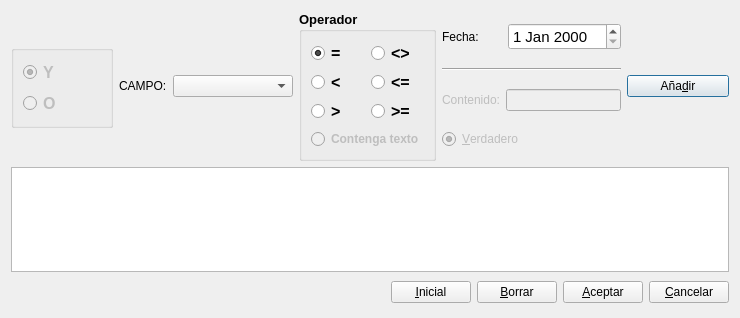
<?xml version="1.0" encoding="UTF-8"?>
<ui version="4.0">
 <author>José Manuel Díez Botella</author>
 <class>filtrodiario</class>
 <widget class="QDialog" name="filtrodiario">
  <property name="geometry">
   <rect>
    <x>0</x>
    <y>0</y>
    <width>740</width>
    <height>318</height>
   </rect>
  </property>
  <property name="windowTitle">
   <string>Editar filtro del diario</string>
  </property>
  <layout class="QVBoxLayout" name="verticalLayout_2">
   <item>
    <layout class="QHBoxLayout" name="horizontalLayout_2">
     <item>
      <layout class="QVBoxLayout">
       <property name="spacing">
        <number>6</number>
       </property>
       <property name="leftMargin">
        <number>0</number>
       </property>
       <property name="topMargin">
        <number>0</number>
       </property>
       <property name="rightMargin">
        <number>0</number>
       </property>
       <property name="bottomMargin">
        <number>0</number>
       </property>
       <item>
        <spacer>
         <property name="orientation">
          <enum>Qt::Vertical</enum>
         </property>
         <property name="sizeHint" stdset="0">
          <size>
           <width>20</width>
           <height>21</height>
          </size>
         </property>
        </spacer>
       </item>
       <item>
        <widget class="QGroupBox" name="yogroupBox">
         <property name="enabled">
          <bool>false</bool>
         </property>
         <property name="title">
          <string/>
         </property>
         <layout class="QVBoxLayout">
          <property name="spacing">
           <number>6</number>
          </property>
          <property name="leftMargin">
           <number>9</number>
          </property>
          <property name="topMargin">
           <number>9</number>
          </property>
          <property name="rightMargin">
           <number>9</number>
          </property>
          <property name="bottomMargin">
           <number>9</number>
          </property>
          <item>
           <widget class="QRadioButton" name="YradioButton">
            <property name="font">
             <font>
              <pointsize>12</pointsize>
              <weight>75</weight>
              <bold>true</bold>
             </font>
            </property>
            <property name="text">
             <string>Y</string>
            </property>
            <property name="checked">
             <bool>true</bool>
            </property>
           </widget>
          </item>
          <item>
           <widget class="QRadioButton" name="OradioButton">
            <property name="font">
             <font>
              <pointsize>12</pointsize>
              <weight>75</weight>
              <bold>true</bold>
             </font>
            </property>
            <property name="text">
             <string>O</string>
            </property>
           </widget>
          </item>
         </layout>
        </widget>
       </item>
       <item>
        <spacer>
         <property name="orientation">
          <enum>Qt::Vertical</enum>
         </property>
         <property name="sizeHint" stdset="0">
          <size>
           <width>20</width>
           <height>21</height>
          </size>
         </property>
        </spacer>
       </item>
      </layout>
     </item>
     <item>
      <layout class="QVBoxLayout">
       <property name="spacing">
        <number>6</number>
       </property>
       <property name="leftMargin">
        <number>0</number>
       </property>
       <property name="topMargin">
        <number>0</number>
       </property>
       <property name="rightMargin">
        <number>0</number>
       </property>
       <property name="bottomMargin">
        <number>0</number>
       </property>
       <item>
        <spacer>
         <property name="orientation">
          <enum>Qt::Vertical</enum>
         </property>
         <property name="sizeHint" stdset="0">
          <size>
           <width>20</width>
           <height>40</height>
          </size>
         </property>
        </spacer>
       </item>
       <item>
        <layout class="QHBoxLayout">
         <property name="spacing">
          <number>6</number>
         </property>
         <property name="leftMargin">
          <number>0</number>
         </property>
         <property name="topMargin">
          <number>0</number>
         </property>
         <property name="rightMargin">
          <number>0</number>
         </property>
         <property name="bottomMargin">
          <number>0</number>
         </property>
         <item>
          <widget class="QLabel" name="label">
           <property name="text">
            <string>CAMPO:</string>
           </property>
          </widget>
         </item>
         <item>
          <widget class="QComboBox" name="camposcomboBox">
           <property name="minimumSize">
            <size>
             <width>120</width>
             <height>0</height>
            </size>
           </property>
          </widget>
         </item>
        </layout>
       </item>
       <item>
        <spacer>
         <property name="orientation">
          <enum>Qt::Vertical</enum>
         </property>
         <property name="sizeHint" stdset="0">
          <size>
           <width>20</width>
           <height>40</height>
          </size>
         </property>
        </spacer>
       </item>
      </layout>
     </item>
     <item>
      <widget class="QGroupBox" name="operadoresgroupBox">
       <property name="sizePolicy">
        <sizepolicy hsizetype="Preferred" vsizetype="Expanding">
         <horstretch>0</horstretch>
         <verstretch>0</verstretch>
        </sizepolicy>
       </property>
       <property name="minimumSize">
        <size>
         <width>120</width>
         <height>150</height>
        </size>
       </property>
       <property name="font">
        <font>
         <pointsize>10</pointsize>
         <weight>75</weight>
         <bold>true</bold>
        </font>
       </property>
       <property name="title">
        <string>Operador</string>
       </property>
       <layout class="QVBoxLayout">
        <property name="spacing">
         <number>6</number>
        </property>
        <property name="leftMargin">
         <number>9</number>
        </property>
        <property name="topMargin">
         <number>9</number>
        </property>
        <property name="rightMargin">
         <number>9</number>
        </property>
        <property name="bottomMargin">
         <number>9</number>
        </property>
        <item>
         <layout class="QGridLayout">
          <property name="leftMargin">
           <number>0</number>
          </property>
          <property name="topMargin">
           <number>0</number>
          </property>
          <property name="rightMargin">
           <number>0</number>
          </property>
          <property name="bottomMargin">
           <number>0</number>
          </property>
          <property name="spacing">
           <number>6</number>
          </property>
          <item row="2" column="1">
           <widget class="QRadioButton" name="mayoroigualradioButton">
            <property name="font">
             <font>
              <pointsize>12</pointsize>
              <weight>75</weight>
              <bold>true</bold>
             </font>
            </property>
            <property name="text">
             <string>&gt;=</string>
            </property>
           </widget>
          </item>
          <item row="2" column="0">
           <widget class="QRadioButton" name="mayorradioButton">
            <property name="font">
             <font>
              <pointsize>12</pointsize>
              <weight>75</weight>
              <bold>true</bold>
             </font>
            </property>
            <property name="text">
             <string>&gt;</string>
            </property>
           </widget>
          </item>
          <item row="1" column="1">
           <widget class="QRadioButton" name="menoroigualradioButton">
            <property name="font">
             <font>
              <pointsize>12</pointsize>
              <weight>75</weight>
              <bold>true</bold>
             </font>
            </property>
            <property name="text">
             <string>&lt;=</string>
            </property>
           </widget>
          </item>
          <item row="0" column="1">
           <widget class="QRadioButton" name="distintoradioButton">
            <property name="font">
             <font>
              <pointsize>12</pointsize>
             </font>
            </property>
            <property name="text">
             <string>&lt;&gt;</string>
            </property>
           </widget>
          </item>
          <item row="1" column="0">
           <widget class="QRadioButton" name="menorradioButton">
            <property name="font">
             <font>
              <pointsize>12</pointsize>
              <weight>75</weight>
              <bold>true</bold>
             </font>
            </property>
            <property name="text">
             <string>&lt;</string>
            </property>
           </widget>
          </item>
          <item row="0" column="0">
           <widget class="QRadioButton" name="igualradioButton">
            <property name="font">
             <font>
              <pointsize>12</pointsize>
              <weight>75</weight>
              <bold>true</bold>
             </font>
            </property>
            <property name="text">
             <string>=</string>
            </property>
            <property name="checked">
             <bool>true</bool>
            </property>
           </widget>
          </item>
         </layout>
        </item>
        <item>
         <widget class="QRadioButton" name="contengaradioButton">
          <property name="enabled">
           <bool>false</bool>
          </property>
          <property name="font">
           <font>
            <pointsize>9</pointsize>
            <weight>75</weight>
            <bold>true</bold>
           </font>
          </property>
          <property name="text">
           <string>Contenga texto</string>
          </property>
         </widget>
        </item>
       </layout>
      </widget>
     </item>
     <item>
      <layout class="QVBoxLayout" name="verticalLayout">
       <item>
        <layout class="QHBoxLayout">
         <property name="spacing">
          <number>6</number>
         </property>
         <property name="leftMargin">
          <number>0</number>
         </property>
         <property name="topMargin">
          <number>0</number>
         </property>
         <property name="rightMargin">
          <number>0</number>
         </property>
         <property name="bottomMargin">
          <number>0</number>
         </property>
         <item>
          <widget class="QLabel" name="fechalabel">
           <property name="text">
            <string>Fecha:</string>
           </property>
          </widget>
         </item>
         <item>
          <widget class="QDateEdit" name="fechadateEdit">
           <property name="minimumSize">
            <size>
             <width>0</width>
             <height>0</height>
            </size>
           </property>
           <property name="font">
            <font>
             <pointsize>11</pointsize>
            </font>
           </property>
          </widget>
         </item>
        </layout>
       </item>
       <item>
        <widget class="Line" name="line">
         <property name="orientation">
          <enum>Qt::Horizontal</enum>
         </property>
        </widget>
       </item>
       <item>
        <layout class="QHBoxLayout">
         <property name="spacing">
          <number>6</number>
         </property>
         <property name="leftMargin">
          <number>0</number>
         </property>
         <property name="topMargin">
          <number>0</number>
         </property>
         <property name="rightMargin">
          <number>0</number>
         </property>
         <property name="bottomMargin">
          <number>0</number>
         </property>
         <item>
          <widget class="QLabel" name="contenidolabel">
           <property name="enabled">
            <bool>false</bool>
           </property>
           <property name="text">
            <string>Contenido:</string>
           </property>
          </widget>
         </item>
         <item>
          <widget class="QLineEdit" name="contenidolineEdit">
           <property name="enabled">
            <bool>false</bool>
           </property>
           <property name="sizePolicy">
            <sizepolicy hsizetype="Preferred" vsizetype="Fixed">
             <horstretch>0</horstretch>
             <verstretch>0</verstretch>
            </sizepolicy>
           </property>
           <property name="minimumSize">
            <size>
             <width>115</width>
             <height>0</height>
            </size>
           </property>
          </widget>
         </item>
        </layout>
       </item>
       <item>
        <layout class="QHBoxLayout" name="horizontalLayout">
         <item>
          <widget class="QRadioButton" name="verdaderoradioButton">
           <property name="enabled">
            <bool>false</bool>
           </property>
           <property name="text">
            <string>&amp;Verdadero</string>
           </property>
           <property name="checked">
            <bool>true</bool>
           </property>
          </widget>
         </item>
        </layout>
       </item>
      </layout>
     </item>
     <item>
      <layout class="QVBoxLayout">
       <property name="spacing">
        <number>6</number>
       </property>
       <property name="leftMargin">
        <number>0</number>
       </property>
       <property name="topMargin">
        <number>0</number>
       </property>
       <property name="rightMargin">
        <number>0</number>
       </property>
       <property name="bottomMargin">
        <number>0</number>
       </property>
       <item>
        <spacer>
         <property name="orientation">
          <enum>Qt::Vertical</enum>
         </property>
         <property name="sizeHint" stdset="0">
          <size>
           <width>20</width>
           <height>31</height>
          </size>
         </property>
        </spacer>
       </item>
       <item>
        <widget class="QPushButton" name="adicpushButton">
         <property name="enabled">
          <bool>true</bool>
         </property>
         <property name="text">
          <string>Aña&amp;dir</string>
         </property>
         <property name="icon">
          <iconset resource="keme.qrc">
           <normaloff>:/iconos/graf/address-book-new.png</normaloff>:/iconos/graf/address-book-new.png</iconset>
         </property>
        </widget>
       </item>
       <item>
        <spacer>
         <property name="orientation">
          <enum>Qt::Vertical</enum>
         </property>
         <property name="sizeHint" stdset="0">
          <size>
           <width>20</width>
           <height>31</height>
          </size>
         </property>
        </spacer>
       </item>
      </layout>
     </item>
    </layout>
   </item>
   <item>
    <widget class="QTextEdit" name="filtrotextEdit"/>
   </item>
   <item>
    <layout class="QHBoxLayout">
     <property name="spacing">
      <number>6</number>
     </property>
     <property name="leftMargin">
      <number>0</number>
     </property>
     <property name="topMargin">
      <number>0</number>
     </property>
     <property name="rightMargin">
      <number>0</number>
     </property>
     <property name="bottomMargin">
      <number>0</number>
     </property>
     <item>
      <spacer>
       <property name="orientation">
        <enum>Qt::Horizontal</enum>
       </property>
       <property name="sizeHint" stdset="0">
        <size>
         <width>371</width>
         <height>29</height>
        </size>
       </property>
      </spacer>
     </item>
     <item>
      <widget class="QPushButton" name="inicialpushButton">
       <property name="text">
        <string>&amp;Inicial</string>
       </property>
       <property name="icon">
        <iconset resource="keme.qrc">
         <normaloff>:/iconos/graf/reload.png</normaloff>:/iconos/graf/reload.png</iconset>
       </property>
      </widget>
     </item>
     <item>
      <widget class="QPushButton" name="borrarpushButton">
       <property name="text">
        <string>&amp;Borrar</string>
       </property>
       <property name="icon">
        <iconset resource="keme.qrc">
         <normaloff>:/iconos/graf/borrar.png</normaloff>:/iconos/graf/borrar.png</iconset>
       </property>
      </widget>
     </item>
     <item>
      <widget class="QPushButton" name="aceptarpushButton">
       <property name="text">
        <string>&amp;Aceptar</string>
       </property>
       <property name="icon">
        <iconset resource="keme.qrc">
         <normaloff>:/iconos/graf/check2.png</normaloff>:/iconos/graf/check2.png</iconset>
       </property>
      </widget>
     </item>
     <item>
      <widget class="QPushButton" name="cancelarpushButton">
       <property name="text">
        <string>&amp;Cancelar</string>
       </property>
       <property name="icon">
        <iconset resource="keme.qrc">
         <normaloff>:/iconos/graf/borraelem.png</normaloff>:/iconos/graf/borraelem.png</iconset>
       </property>
      </widget>
     </item>
    </layout>
   </item>
  </layout>
 </widget>
 <tabstops>
  <tabstop>YradioButton</tabstop>
  <tabstop>OradioButton</tabstop>
  <tabstop>camposcomboBox</tabstop>
  <tabstop>igualradioButton</tabstop>
  <tabstop>distintoradioButton</tabstop>
  <tabstop>menorradioButton</tabstop>
  <tabstop>menoroigualradioButton</tabstop>
  <tabstop>mayorradioButton</tabstop>
  <tabstop>mayoroigualradioButton</tabstop>
  <tabstop>contengaradioButton</tabstop>
  <tabstop>fechadateEdit</tabstop>
  <tabstop>contenidolineEdit</tabstop>
  <tabstop>adicpushButton</tabstop>
  <tabstop>filtrotextEdit</tabstop>
  <tabstop>inicialpushButton</tabstop>
  <tabstop>borrarpushButton</tabstop>
  <tabstop>aceptarpushButton</tabstop>
  <tabstop>cancelarpushButton</tabstop>
 </tabstops>
 <resources>
  <include location="keme.qrc"/>
 </resources>
 <connections>
  <connection>
   <sender>aceptarpushButton</sender>
   <signal>clicked()</signal>
   <receiver>filtrodiario</receiver>
   <slot>accept()</slot>
   <hints>
    <hint type="sourcelabel">
     <x>666</x>
     <y>308</y>
    </hint>
    <hint type="destinationlabel">
     <x>578</x>
     <y>308</y>
    </hint>
   </hints>
  </connection>
  <connection>
   <sender>cancelarpushButton</sender>
   <signal>clicked()</signal>
   <receiver>filtrodiario</receiver>
   <slot>reject()</slot>
   <hints>
    <hint type="sourcelabel">
     <x>776</x>
     <y>314</y>
    </hint>
    <hint type="destinationlabel">
     <x>749</x>
     <y>335</y>
    </hint>
   </hints>
  </connection>
 </connections>
</ui>
